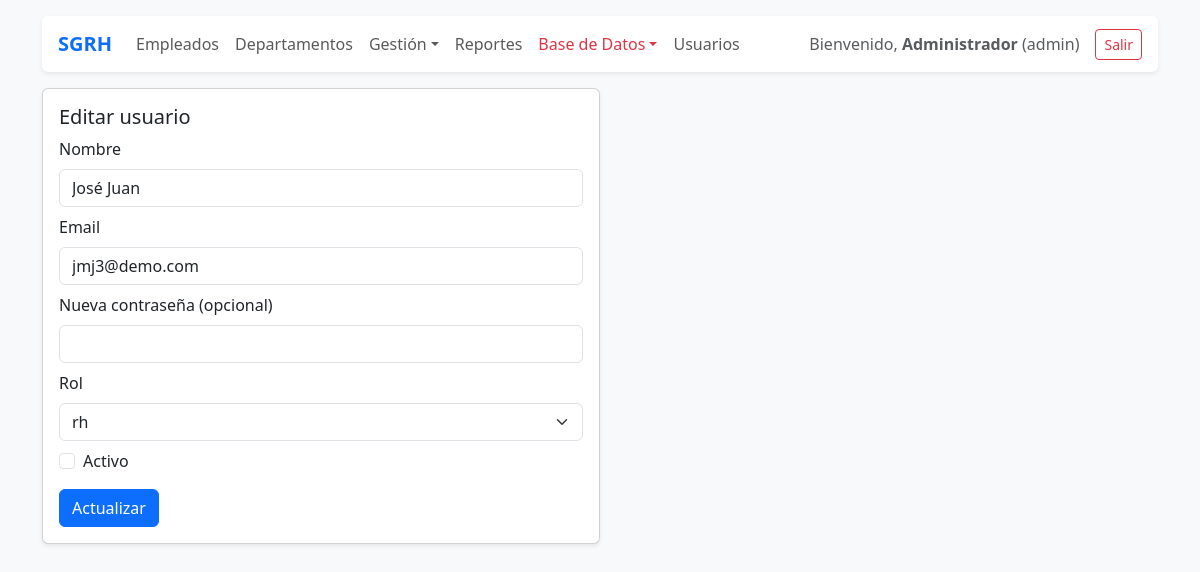
/public/?route=users_edit&id=14 (signed in), run on the app's committed database.
### tables this page shows
CREATE TABLE `users` (
  `id` int(11) NOT NULL AUTO_INCREMENT,
  `name` varchar(100) NOT NULL,
  `email` varchar(150) NOT NULL,
  `password_hash` varchar(255) NOT NULL,
  `role` enum('admin','rh','empleado') NOT NULL DEFAULT 'empleado',
  `active` tinyint(1) NOT NULL DEFAULT 1,
  `created_at` timestamp NOT NULL DEFAULT current_timestamp(),
  `updated_at` timestamp NOT NULL DEFAULT current_timestamp() ON UPDATE current_timestamp(),
  `empleado_id` int(11) DEFAULT NULL,
  `must_change_password` tinyint(1) NOT NULL DEFAULT 1,
  PRIMARY KEY (`id`),
  UNIQUE KEY `email` (`email`)
);

### app/core/Controller.php (called while the page is built, shortened)
<?php
class Controller {
    protected function view(string $template, array $data = []) {
        extract($data);
        $viewPath = __DIR__ . '/../views/' . $template . '.php';
        include __DIR__ . '/../views/layout/header.php';
        include __DIR__ . '/../views/layout/nav.php';
        include $viewPath;
        include __DIR__ . '/../views/layout/footer.php';
    }
}

### app/controllers/UsersController.php (called while the page is built, shortened)
<?php
class UsersController extends Controller {
    public function edit() {
        $id = intval($_GET['id'] ?? 0);
        $user = User::find($id);
        $this->view('usuarios/edit', compact('user'));
    }
}

### app/models/User.php (called while the page is built, shortened)
<?php
class User {
    public static function find($id) {
        $db = Database::getInstance();
        $stmt = $db->prepare("SELECT * FROM users WHERE id = ?");
        $stmt->execute([$id]);
        return $stmt->fetch();
    }
}

### app/views/usuarios/edit.php (the view, shortened to what this page needs)
<div class="col-md-6">
  <div class="card shadow-sm">
    <div class="card-body">
      <h5 class="card-title">Editar usuario</h5>
      <form method="post">
        <div class="mb-2"><label class="form-label">Nombre</label><input class="form-control" name="name" value="<?= htmlspecialchars($user['name']) ?>" required></div>
        <div class="mb-2"><label class="form-label">Email</label><input class="form-control" type="email" name="email" value="<?= htmlspecialchars($user['email']) ?>" required></div>
        <div class="mb-2"><label class="form-label">Nueva contraseña (opcional)</label><input class="form-control" type="password" name="password" minlength="8"></div>
        <div class="mb-2"><label class="form-label">Rol</label>
          <select class="form-select" name="role">
            <?php foreach (['admin','rh','empleado'] as $r): ?>
            <option value="<?= $r ?>" <?= $user['role']===$r?'selected':'' ?>><?= $r ?></option>
            <?php endforeach; ?>
          </select>
        </div>
        <div class="form-check mb-3"><input class="form-check-input" type="checkbox" name="active" id="a" <?= $user['active']?'checked':'' ?>><label class="form-check-label" for="a">Activo</label></div>
        <button class="btn btn-primary">Actualizar</button>
      </form>
    </div>
  </div>
</div>

### data on the page
users: name "José Juan", email "jmj3@demo.com", role "rh"

### other printed values
$u['name'] "Administrador"
$u['role'] "admin"
